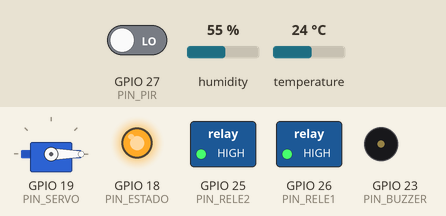
This sketch was run on a simulated ESP32. On the bench: servo, switched loads named in the sketch (green lamp = pin HIGH), output pins drawn as LEDs (lit = HIGH), buzzer (waves = sounding). Dashed ring = blinking. Inputs (shaded band) come from the test bench; at power-on: temperature 24 °C, GPIO 27 (PIN_PIR) LOW, humidity 55 %. WiFi joins after 1.5 s; servers stay silent unless stated; the local clock reads 2024-03-15 10:24:30 at power-on unless the sketch sets it; no MQTT or app messages arrive unless stated; servo pulses on a pin are drawn as a servo (544–2400 µs = 0–180°); what the sketch prints to the serial monitor is not drawn.

Above: at 12.9 s.
13.0 s: temperature set to 25 °C
At 17.47 s:
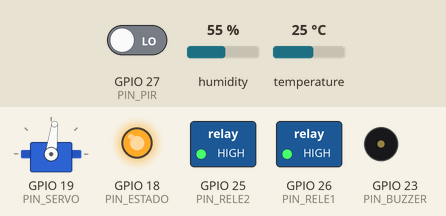
18.7 s: temperature set to 26.4 °C
At 20.5 s:
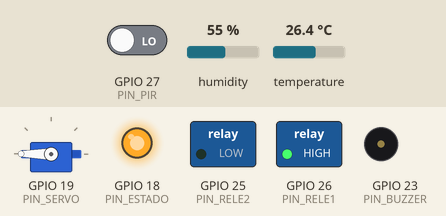
21.2 s: temperature set to 27.6 °C
At 23.95 s:
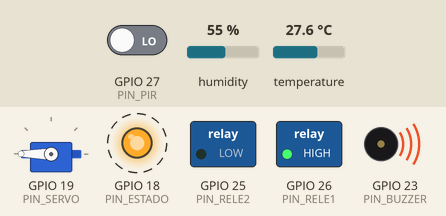
25.5 s: GPIO 27 (PIN_PIR) driven HIGH
At 30.15 s:
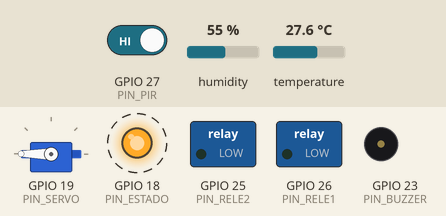
31.7 s: temperature set to 12 °C
At 33.12 s:
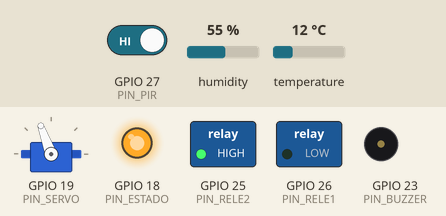
35.2 s: humidity set to 68 %
At 40.9 s:
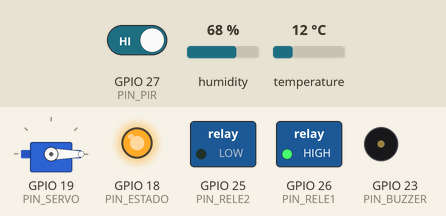
Timing chart, 0 to 42.4 s (numbered marks = the images above; inputs shaded):
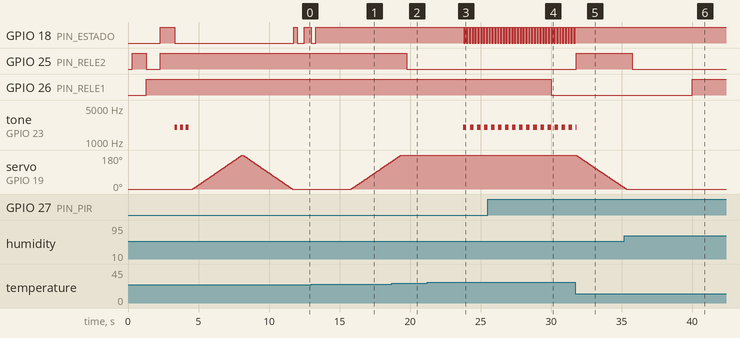

Measured:
- the behaviour switches between 24.9 and 25 °C on temperature (found by bisection; images 0 and 1)
- the behaviour switches between 25.5 and 25.6 °C on temperature (found by bisection; images 1 and 2)
- the behaviour switches between 27 and 27.1 °C on temperature (found by bisection; images 2 and 3)
- after the input at 13.0 s, servo on GPIO 19 (PIN_SERVO): moves from 0° to 146° over 2.9 s, starting after 2.8 s
- after the input at 18.7 s, GPIO 25 (PIN_RELE2): HIGH → LOW after 1.1 s
- after the input at 21.2 s, GPIO 18 (PIN_ESTADO): alternates HIGH for 0.10 s and LOW for 0.10 s, starting after 2.6 s; tone on GPIO 23 (PIN_BUZZER): alternates 2000 Hz for 0.25 s and silent for 0.25 s, starting after 2.6 s
- after the input at 25.5 s, GPIO 26 (PIN_RELE1): HIGH → LOW after 4.5 s
- after the input at 31.7 s, GPIO 18 (PIN_ESTADO): goes on until 31.7 s, then stays HIGH; GPIO 25 (PIN_RELE2): LOW → HIGH after 0.07 s; servo on GPIO 19 (PIN_SERVO): moves from 180° to 6° over 3.4 s, starting after 0.07 s
- after the input at 35.2 s, GPIO 25 (PIN_RELE2): HIGH → LOW after 0.56 s

The sketch:

iobuild_edge_node.ino
```cpp
// IoBuild · Nodo edge ESP32 conectado a la plataforma
// Arduino IDE: Placa "ESP32 Dev Module"
// Librerías: "DHT sensor library" (Adafruit) + "Adafruit Unified Sensor" + "PubSubClient" (Nick O'Leary) + "ArduinoJson" 7.x
/*
 * El nodo habla el MISMO contrato MQTT que iot-simulator/simulator.py, así que el backend
 * lo trata como un dispositivo real sin cambios:
 *   publica   telemetry/{id}  {deviceId, eventId, timestamp, status, reported, energy_kwh, temperature_c, voltage_v}
 *   escucha   commands/{id}   JSON con el estado deseado (retenido, QoS 1)
 *   ack       al recibir una orden publica telemetry con reported == deseado (el backend la marca confirmada)
 *
 * Dispositivos de la plataforma que representa este nodo:
 *   ID_LUZ   -> tipo SmartLight     -> relé 1 (D26) · luz de pasillo con sensor de presencia
 *   ID_CLIMA -> tipo AirConditioner -> relé 2 (D25) · climatización con setpoint
 *
 * Reglas de borde (siguen funcionando sin internet):
 *   Luz      : habilitada (power=true, por defecto) -> PIR la enciende; OFF 10 s tras el último movimiento.
 *              power=false o brightness=0 desde la app -> apagada aunque haya movimiento.
 *   Clima    : sin órdenes de la app -> automático: ON a ambiente+1.5 °C o HR ambiente+10 %.
 *              con órdenes -> power=false apaga; power=true regula a targetTemperature según mode
 *              (cooling: ON sobre setpoint · heating: ON bajo setpoint · fan: siempre ON), histéresis 0.5 °C.
 *   Persiana : T sube 1 °C -> abre (180°); baja 1 °C -> cierra (0°), girando lento (~3.6 s). Solo local.
 *   Alarma   : T >= ambiente+3 °C -> buzzer + LED estado rápido; se libera bajo ambiente+2.
 *   LED estado (D18): fijo = conectado a la plataforma · lento = modo local (sin red) o DHT22 caído · rápido = alarma.
 *
 * Pines: DHT22=4 · PIR=27 · Relé1=26 · Relé2=25 · LED estado=18 · Buzzer=23 · Servo=19
 */
#include <Arduino.h>
#include <DHT.h>
#include <WiFi.h>
#include <PubSubClient.h>
#include <ArduinoJson.h>
#include <time.h>
#include <sys/time.h>

// Configuración (WiFi, broker, IDs): copia secrets.example.h como secrets.h y edítalo.
// secrets.h está en .gitignore para no publicar contraseñas.
#include "secrets.h"

#define PIN_DHT     4
#define PIN_PIR     27
#define PIN_RELE1   26
#define PIN_RELE2   25
#define PIN_ESTADO  18
#define PIN_BUZZER  23
#define PIN_SERVO   19

const uint32_t PIR_CALENTAMIENTO_MS = 30000;
const uint32_t HOLD_MS        = 10000;
const uint32_t T_MUESTREO     = 2000;   // DHT22
const uint32_t T_TELEMETRIA   = 5000;   // mismo ritmo que el simulador
const uint32_t T_REINTENTO    = 5000;

// Persiana: recorrido y velocidad del servo (más grande = gira más; más ms = más lento)
const int CERRADA = 0, ABIERTA = 180;
const uint32_t MS_POR_GRADO = 20;   // 180° x 20 ms = 3.6 s de giro
const float PASO_SERVO  = 1.0;
const float CLIMA_ON_T  = 1.5, CLIMA_OFF_T = 0.5;
const float CLIMA_ON_H  = 10,  CLIMA_OFF_H = 5;
const float ALARMA_ON_T = 3.0, ALARMA_OFF_T = 2.0;
const float HISTERESIS_SETPOINT = 0.5;

// Consumo nominal para estimar energía (no hay medidor). ponytail: estimado, cambia si mides el real.
const float W_LUZ = 10, W_CLIMA = 1200, W_REPOSO = 0.5;
const float VOLTAJE_NOMINAL = 220.0;   // sin sensor de voltaje: valor nominal de red

DHT dht(PIN_DHT, DHT22);
WiFiClient wifi;
PubSubClient mqtt(wifi);

// Estado deseado que llega de la plataforma (se reporta tal cual para el ack)
JsonDocument desLuz, desClima;
bool ackLuz = false, ackClima = false;

// Estado local
bool luzOn = false, climaOn = false, alarma = false, dhtFalla = false;
int  persiana = CERRADA;            // destino: CERRADA o ABIERTA
int  servoPos = CERRADA;            // posición real; avanza grado a grado hacia el destino
uint32_t tServo = 0;
uint32_t tUltMov = 0, tMuestreo = 0, tTelemetria = 0, tReintento = 0;
bool hayMov = false, pir = false;
float tRef = NAN, tAmb = NAN, hAmb = NAN, tAct = NAN, hAct = NAN;
int  fallasDht = 0;
bool pirPrev = false, luzPrev = false, climaPrev = false, alarmaPrev = false, conectadoPrev = false;
int  persianaPrev = CERRADA;
uint32_t secuencia = 0;

// ---------- Actuadores ----------
#if defined(ESP_ARDUINO_VERSION_MAJOR) && ESP_ARDUINO_VERSION_MAJOR >= 3
void servoInit()           { ledcAttach(PIN_SERVO, 50, 16); }
void servoDuty(uint32_t d) { ledcWrite(PIN_SERVO, d); }
#else
void servoInit()           { ledcSetup(4, 50, 16); ledcAttachPin(PIN_SERVO, 4); }
void servoDuty(uint32_t d) { ledcWrite(4, d); }
#endif

void moverServo(int grados) {
  uint32_t us = map(constrain(grados, 0, 180), 0, 180, 500, 2400);
  servoDuty(us * 65535UL / 20000UL);
}
void rele(int pin, bool on) { digitalWrite(pin, (on != RELE_ACTIVO_BAJO) ? HIGH : LOW); }
void buzzer(bool on) { if (on) tone(PIN_BUZZER, 2000); else noTone(PIN_BUZZER); }

void autotest() {
  Serial.println("\n== VALIDACIÓN: relé 1, relé 2, LED verde, buzzer, servo ==");
  rele(PIN_RELE1, true);  delay(1000); rele(PIN_RELE1, false);
  rele(PIN_RELE2, true);  delay(1000); rele(PIN_RELE2, false);
  digitalWrite(PIN_ESTADO, HIGH); delay(1000); digitalWrite(PIN_ESTADO, LOW);
  for (int i = 0; i < 3; i++) { buzzer(true); delay(200); buzzer(false); delay(200); }
  for (int g = CERRADA; g <= ABIERTA; g++) { moverServo(g); delay(MS_POR_GRADO); }
  for (int g = ABIERTA; g >= CERRADA; g--) { moverServo(g); delay(MS_POR_GRADO); }
  Serial.println("== FIN VALIDACIÓN ==\n");
}

// ---------- Órdenes de la plataforma ----------
bool leerBool(JsonDocument &d, const char *k, bool porDefecto) {
  JsonVariant v = d[k];
  if (v.is<bool>()) return v.as<bool>();
  if (v.is<const char *>()) { String s = v.as<const char *>(); s.toLowerCase(); return s == "true" || s == "on"; }
  return porDefecto;
}

bool luzHabilitada() {
  return leerBool(desLuz, "power", true) && (desLuz["brightness"].isNull() || desLuz["brightness"].as<float>() > 0);
}

// Clima: devuelve el estado que pide la plataforma, o el automático si nunca llegó una orden
bool climaSegunOrden(float t, bool actual, bool automatico) {
  if (desClima.size() == 0 || desClima["power"].isNull()) return automatico;
  if (!leerBool(desClima, "power", false)) return false;
  const char *modo = desClima["mode"] | "cooling";
  float sp = desClima["targetTemperature"] | 24.0f;
  if (strcmp(modo, "fan") == 0) return true;
  if (isnan(t)) return actual;
  if (strcmp(modo, "heating") == 0) return actual ? t < sp + HISTERESIS_SETPOINT : t <= sp - HISTERESIS_SETPOINT;
  return actual ? t > sp - HISTERESIS_SETPOINT : t >= sp + HISTERESIS_SETPOINT;   // cooling
}

void alRecibir(char *topic, byte *payload, unsigned int len) {
  const char *barra = strrchr(topic, '/');
  if (!barra) return;
  int id = atoi(barra + 1);
  JsonDocument orden;
  if (deserializeJson(orden, payload, len) || !orden.is<JsonObject>()) { Serial.printf("[MQTT] orden inválida en %s\n", topic); return; }
  JsonDocument *destino = id == ID_LUZ ? &desLuz : id == ID_CLIMA ? &desClima : nullptr;
  if (!destino) return;
  for (JsonPair kv : orden.as<JsonObject>()) (*destino)[kv.key()] = kv.value();
  if (id == ID_LUZ) ackLuz = true; else ackClima = true;   // se publica en loop(): el buffer MQTT es compartido
  tMuestreo = millis() - T_MUESTREO;                         // re-evalúa reglas antes del ack
  String txt; serializeJson(*destino, txt);
  Serial.printf("[APP] orden para %s: %s\n", id == ID_LUZ ? "LUZ" : "CLIMA", txt.c_str());
}

// ---------- Telemetría ----------
bool horaValida() { return time(nullptr) > 1700000000; }

String marcaTiempo() {
  struct timeval tv; gettimeofday(&tv, nullptr);
  struct tm t; gmtime_r(&tv.tv_sec, &t);
  char b[32]; strftime(b, sizeof b, "%Y-%m-%dT%H:%M:%S", &t);
  char out[64]; snprintf(out, sizeof out, "%s.%03dZ", b, (int)(tv.tv_usec / 1000));
  return out;
}

void publicarTelemetria(int id) {
  bool esLuz = id == ID_LUZ;
  JsonDocument &des = esLuz ? desLuz : desClima;
  bool on = esLuz ? luzOn : climaOn;
  bool encendidoLogico = esLuz ? luzHabilitada() : (des["power"].isNull() || leerBool(des, "power", false));

  JsonDocument msg;
  msg["deviceId"]  = id;
  msg["eventId"]   = String("esp32-") + id + "-" + (uint32_t)time(nullptr) + "-" + (++secuencia);
  msg["timestamp"] = marcaTiempo();
  msg["status"]    = encendidoLogico ? "online" : "idle";
  msg["energy_kwh"]    = (on ? (esLuz ? W_LUZ : W_CLIMA) : W_REPOSO) * (T_TELEMETRIA / 3600000.0) / 1000.0;
  msg["temperature_c"] = (!esLuz && !isnan(tAct)) ? tAct : 0.0;
  msg["voltage_v"]     = VOLTAJE_NOMINAL;
  if (des.size()) msg["reported"] = des;   // igual al deseado: así el backend confirma la orden
  // Datos extra del nodo (el backend los ignora hoy; quedan listos para el dashboard)
  JsonObject n = msg["node"].to<JsonObject>();
  n["relay"] = on;
  if (!isnan(hAct)) n["humidity"] = hAct;
  n["presence"] = pir;
  n["blind_deg"] = persiana;
  n["alarm"] = alarma;

  char buf[768];
  size_t len = serializeJson(msg, buf, sizeof buf);
  char topic[32]; snprintf(topic, sizeof topic, "telemetry/%d", id);
  mqtt.publish(topic, (const uint8_t *)buf, len, false);
}

void mantenerConexion(uint32_t now) {
  if (mqtt.connected()) { mqtt.loop(); return; }
  if (WiFi.status() != WL_CONNECTED || now - tReintento < T_REINTENTO) return;
  tReintento = now;
  String cid = "iobuild-esp32-" + String((uint32_t)ESP.getEfuseMac(), HEX);
  bool ok = strlen(MQTT_USER) ? mqtt.connect(cid.c_str(), MQTT_USER, MQTT_PASS) : mqtt.connect(cid.c_str());
  if (!ok) { Serial.printf("[MQTT] sin conexión a %s:%u (estado %d), reintento en 5 s\n", MQTT_HOST, MQTT_PORT, mqtt.state()); return; }
  char t[32];
  snprintf(t, sizeof t, "commands/%d", ID_LUZ);   mqtt.subscribe(t, 1);
  snprintf(t, sizeof t, "commands/%d", ID_CLIMA); mqtt.subscribe(t, 1);
  Serial.printf("[MQTT] conectado a %s · escuchando commands/%d y commands/%d\n", MQTT_HOST, ID_LUZ, ID_CLIMA);
}

// ---------- Setup ----------
void setup() {
  Serial.begin(115200);
  delay(300);
  pinMode(PIN_PIR, INPUT_PULLDOWN);
  pinMode(PIN_RELE1, OUTPUT);  rele(PIN_RELE1, false);
  pinMode(PIN_RELE2, OUTPUT);  rele(PIN_RELE2, false);
  pinMode(PIN_ESTADO, OUTPUT); digitalWrite(PIN_ESTADO, LOW);
  pinMode(PIN_BUZZER, OUTPUT);
  dht.begin();
  servoInit();
  Serial.println("IoBuild · nodo edge conectado");
  autotest();
  moverServo(servoPos);

  WiFi.mode(WIFI_STA);
  WiFi.begin(WIFI_SSID, WIFI_PASS);           // no bloquea: las reglas locales arrancan ya
  configTime(0, 0, "pool.ntp.org", "time.google.com");
  mqtt.setServer(MQTT_HOST, MQTT_PORT);
  mqtt.setCallback(alRecibir);
  mqtt.setBufferSize(1024);
  mqtt.setSocketTimeout(3);
  Serial.printf("WiFi: conectando a \"%s\"... (las reglas locales ya funcionan)\n", WIFI_SSID);
  Serial.println("PIR calentando 30 s. No toques el DHT22: se toma el ambiente de referencia.");
}

// ---------- Loop ----------
void loop() {
  uint32_t now = millis();
  mantenerConexion(now);
  bool conectado = mqtt.connected();
  if (conectado != conectadoPrev) {
    conectadoPrev = conectado;
    Serial.printf("[%6lus] PLATAFORMA: %s\n", now / 1000, conectado ? "CONECTADO" : "sin conexión (modo local)");
  }

  // R1: PIR con calentamiento y antirrebote
  static bool pirEst = false, pirRaw = false; static uint32_t tRaw = 0;
  bool lect = digitalRead(PIN_PIR);
  if (lect != pirRaw) { pirRaw = lect; tRaw = now; }
  if (now - tRaw >= 300) pirEst = lect;
  pir = pirEst;
  if (now > PIR_CALENTAMIENTO_MS && pir && (!pirPrev || !hayMov)) { tUltMov = now; hayMov = true; }
  luzOn = luzHabilitada() && hayMov && (now - tUltMov < HOLD_MS);
  rele(PIN_RELE1, luzOn);

  if (pir != pirPrev) {
    pirPrev = pir;
    Serial.printf("[%6lus] PIR: %s%s\n", now / 1000, pir ? "MOVIMIENTO" : "sin movimiento",
                  (pir && now <= PIR_CALENTAMIENTO_MS) ? " (ignorado: calentando)" : "");
  }
  if (luzOn != luzPrev) { luzPrev = luzOn; Serial.printf("[%6lus] LUZ: %s\n", now / 1000, luzOn ? "ENCENDIDA" : "APAGADA"); }

  // DHT22: R2 clima, R3 persiana, R4 alarma
  if (now - tMuestreo >= T_MUESTREO) {
    tMuestreo = now;
    float t = dht.readTemperature(), h = dht.readHumidity();
    bool climaAuto = climaOn;
    if (isnan(t) || isnan(h)) {
      if (++fallasDht >= 3 && !dhtFalla) { dhtFalla = true; Serial.printf("[%6lus] DHT22: SIN LECTURA (cable D4)\n", now / 1000); }
    } else {
      fallasDht = 0; dhtFalla = false;
      tAct = t; hAct = h;
      if (isnan(tAmb)) { tAmb = t; hAmb = h; tRef = t; }
      if (!climaOn && !alarma) { tAmb += 0.02 * (t - tAmb); hAmb += 0.02 * (h - hAmb); }

      if (!climaOn && (t >= tAmb + CLIMA_ON_T || h >= hAmb + CLIMA_ON_H)) climaAuto = true;
      else if (climaOn && t <= tAmb + CLIMA_OFF_T && h <= hAmb + CLIMA_OFF_H) climaAuto = false;

      if (persiana == CERRADA) { if (t < tRef) tRef = t; if (t >= tRef + PASO_SERVO) { persiana = ABIERTA; tRef = t; } }
      else                { if (t > tRef) tRef = t; if (t <= tRef - PASO_SERVO) { persiana = CERRADA; tRef = t; } }

      if (!alarma && t >= tAmb + ALARMA_ON_T) alarma = true;
      else if (alarma && t <= tAmb + ALARMA_OFF_T) alarma = false;
    }
    climaOn = dhtFalla ? false : climaSegunOrden(tAct, climaOn, climaAuto);

    if (persiana != persianaPrev) { persianaPrev = persiana; Serial.printf("[%6lus] PERSIANA: %s\n", now / 1000, persiana == ABIERTA ? "ABIERTA" : "CERRADA"); }
    if (alarma != alarmaPrev) { alarmaPrev = alarma; Serial.printf("[%6lus] ALARMA: %s\n", now / 1000, alarma ? "SOBRETEMPERATURA" : "liberada"); }
    Serial.printf("[%6lus] T=%.1f°C HR=%.0f%% (amb %.1f) · luz=%s clima=%s persiana=%d° alarma=%s · %s\n",
                  now / 1000, tAct, hAct, tAmb, luzOn ? "ON" : "OFF", climaOn ? "ON" : "OFF", persiana,
                  alarma ? "SI" : "no", conectado ? "online" : "local");
  }
  rele(PIN_RELE2, climaOn);
  if (climaOn != climaPrev) { climaPrev = climaOn; Serial.printf("[%6lus] CLIMA: %s\n", now / 1000, climaOn ? "ENCENDIDO" : "APAGADO"); }

  // Telemetría: ack inmediato tras una orden y envío periódico
  if (conectado && horaValida()) {
    if (ackLuz)   { ackLuz = false;   publicarTelemetria(ID_LUZ); }
    if (ackClima) { ackClima = false; publicarTelemetria(ID_CLIMA); }
    if (now - tTelemetria >= T_TELEMETRIA) {
      tTelemetria = now;
      publicarTelemetria(ID_LUZ);
      publicarTelemetria(ID_CLIMA);
    }
  }

  // LED estado y buzzer
  if (alarma)                     digitalWrite(PIN_ESTADO, (now / 100) % 2);
  else if (dhtFalla || !conectado) digitalWrite(PIN_ESTADO, (now / 500) % 2);
  else                            digitalWrite(PIN_ESTADO, HIGH);

  static bool bzOn = false;
  bool bzQuiere = alarma && (now / 250) % 2;
  if (bzQuiere != bzOn) { bzOn = bzQuiere; buzzer(bzOn); }

  // Persiana: barrido lento, 1° cada MS_POR_GRADO, sin bloquear el resto
  if (servoPos != persiana && now - tServo >= MS_POR_GRADO) {
    tServo = now;
    servoPos += persiana > servoPos ? 1 : -1;
    moverServo(servoPos);
  }
}
```

secrets.example.h
```cpp
#pragma once
// Copia este archivo como secrets.h (misma carpeta) y completa tus datos. NO subas secrets.h a git.

// WiFi 2.4 GHz con salida a internet (casa, universidad, hotspot del celular)
const char *WIFI_SSID = "TU_WIFI";
const char *WIFI_PASS = "TU_CLAVE";

// Broker MQTT de la plataforma IoBuild
//   Plataforma desplegada (VPS/Dokploy): dominio o IP pública del VPS, usuario "iobuild" y MQTT_PASSWORD del despliegue
//   Plataforma local (docker compose en tu PC): IP de la PC en la misma red, usuario y clave vacíos
const char *MQTT_HOST = "mqtt.tu-dominio.com";
const uint16_t MQTT_PORT = 1883;
const char *MQTT_USER = "iobuild";
const char *MQTT_PASS = "CAMBIAR";

// IDs de los dispositivos creados en la app (pantalla de dispositivos de la unidad)
const int ID_LUZ   = 1;   // tipo Smart Light
const int ID_CLIMA = 2;   // tipo Air Conditioner

// Tus relés físicos se activan con LOW. En Wokwi usa false.
const bool RELE_ACTIVO_BAJO = true;
```
